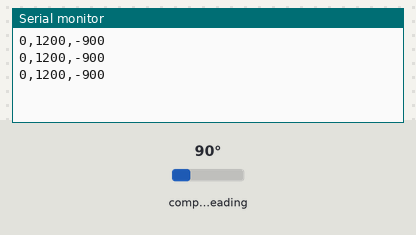
Bench run of a sketch on a simulated Arduino Uno, built with avr-gcc and run on an emulated ATmega328P. On the bench: the last lines printed to the serial monitor. Inputs (shaded band) come from the test bench; at power-on: compass heading 90°.

Above: at 1.3 s.
1.4 s: compass heading set to 7°
At 1.9 s:
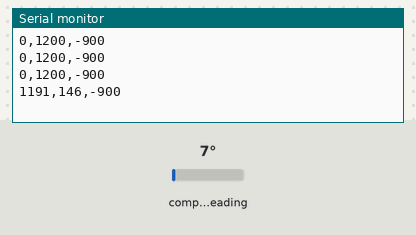
2.9 s: compass heading set to 180°
At 3.4 s:
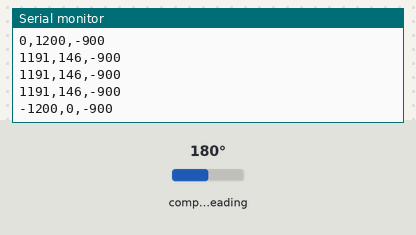
Timing chart, 0 to 5.9 s (numbered marks = the images above; inputs shaded):
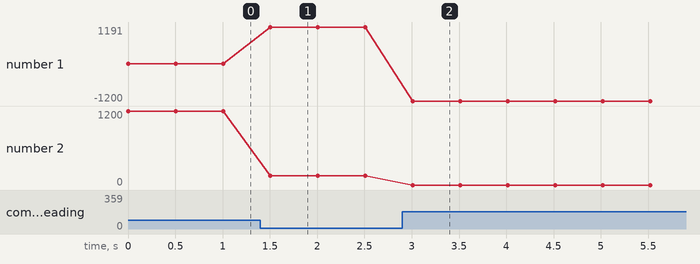

The sketch:

compassBeltQMC.ino
```cpp
// (licence header left out)
#include <QMC5883LCompass.h>

QMC5883LCompass compass;

void setup() {
  Serial.begin(9600);
  compass.init();

}

void loop() {
  int x, y, z;

  // Read compass values
  compass.read();

  // Return XYZ readings
  x = compass.getX();
  y = compass.getY();
  z = compass.getZ();

  Serial.print(x);
  Serial.print(",");
  Serial.print(y);
  Serial.print(",");
  Serial.print(z);
  Serial.println();

  delay(500);
}
```

Measured:
- after the input at 1.4 s, the serial monitor: prints a new line after 0.11 s (image 1)
- after the input at 2.9 s, the serial monitor: prints a new line after 0.11 s (image 2)
- plotted number 1: 0 → 1191 after the input at 1.4 s, 1191 → -1200 after the input at 2.9 s
- plotted number 2: 1200 → 146 after the input at 1.4 s
